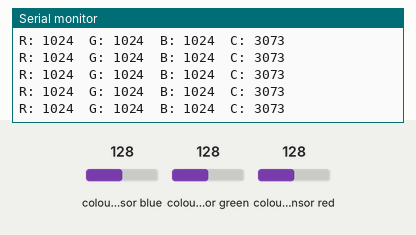
Simulated run of this sketch. Board: Arduino Uno, built with avr-gcc and run on an emulated ATmega328P. Parts: the last lines printed to the serial monitor. The test bench sets the inputs (shaded band); at power-on: colour sensor blue 128, colour sensor green 128, colour sensor red 128.

Above: at 1.2 s.
1.3 s: colour sensor blue set to 5
At 1.49 s:
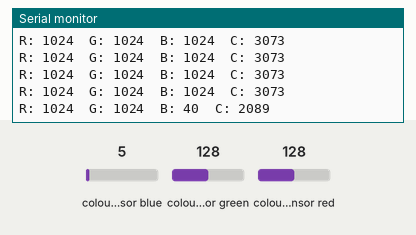
2.8 s: colour sensor green set to 5
At 3.0 s:
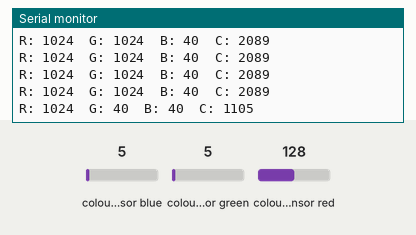
4.3 s: colour sensor red set to 5
At 4.5 s:
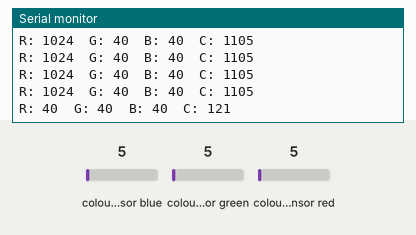
Timing chart, 0 to 7.3 s (numbered marks = the images above; inputs shaded):
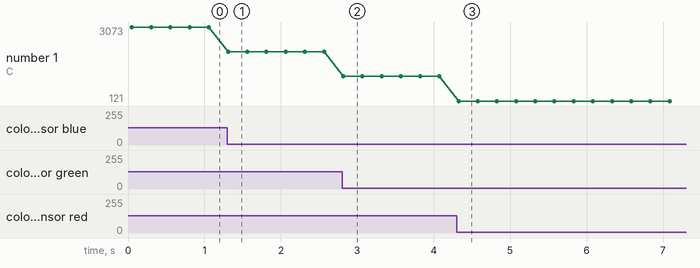

The sketch:

Calibracion_tofs.ino
```cpp
#include <Wire.h>
#include <Adafruit_APDS9960.h>

Adafruit_APDS9960 apds;

void setup() {
  Serial.begin(115200);

  if (!apds.begin()) {
    Serial.println("Error inicializando APDS9960");
    while (1);
  }

  apds.enableColor(true);

  Serial.println("Lectura directa RGB + Clear (sin porcentajes)");
}

void loop() {
  uint16_t r, g, b, c;

  // Esperar datos listos
  while (!apds.colorDataReady()) {
    delay(5);
  }

  apds.getColorData(&r, &g, &b, &c);

  Serial.print("R: ");
  Serial.print(r);

  Serial.print("  G: ");
  Serial.print(g);

  Serial.print("  B: ");
  Serial.print(b);

  Serial.print("  C: ");
  Serial.println(c);

  delay(200);
}
```

Measured:
- after the input at 1.3 s, the serial monitor: prints a new line at once (image 1)
- after the input at 2.8 s, the serial monitor: prints a new line at once (image 2)
- after the input at 4.3 s, the serial monitor: prints a new line at once (image 3)
- plotted number 1: 3073 → 2089 after the input at 1.3 s, 2089 → 1105 after the input at 2.8 s, 1105 → 121 after the input at 4.3 s
